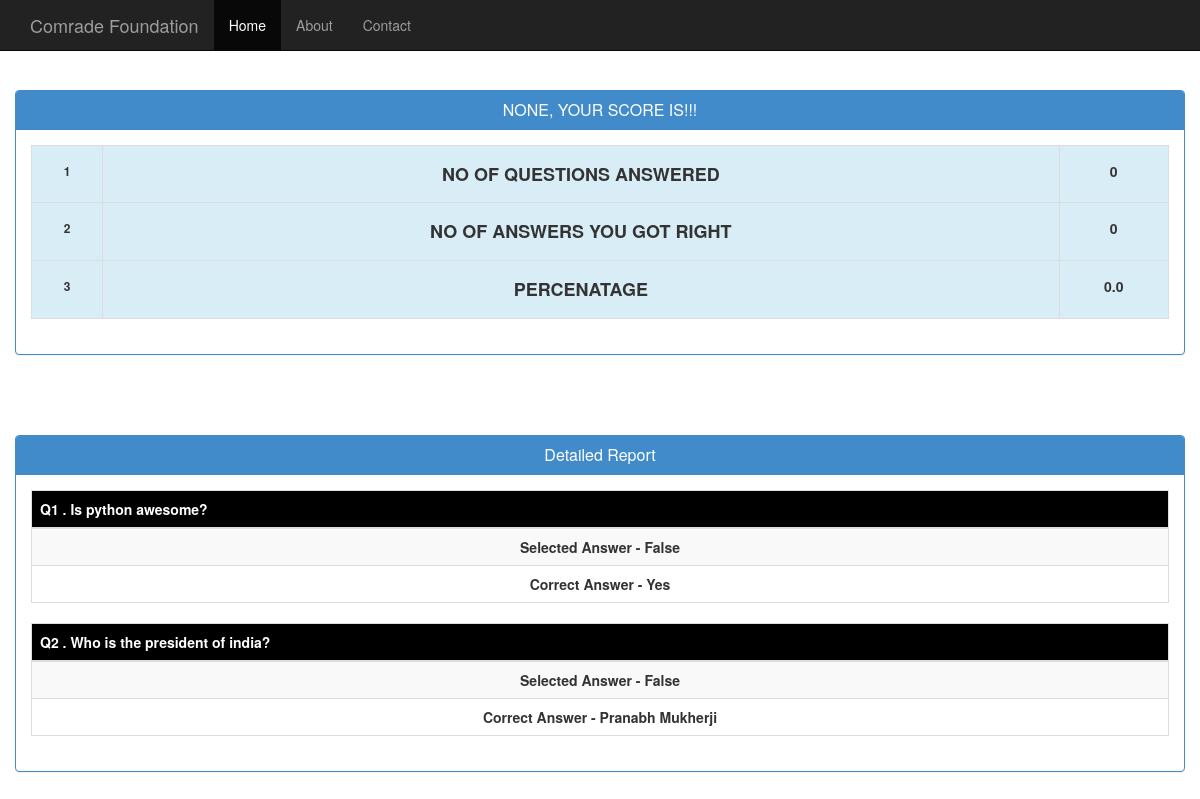
The app's page /quiz/result/, older data.
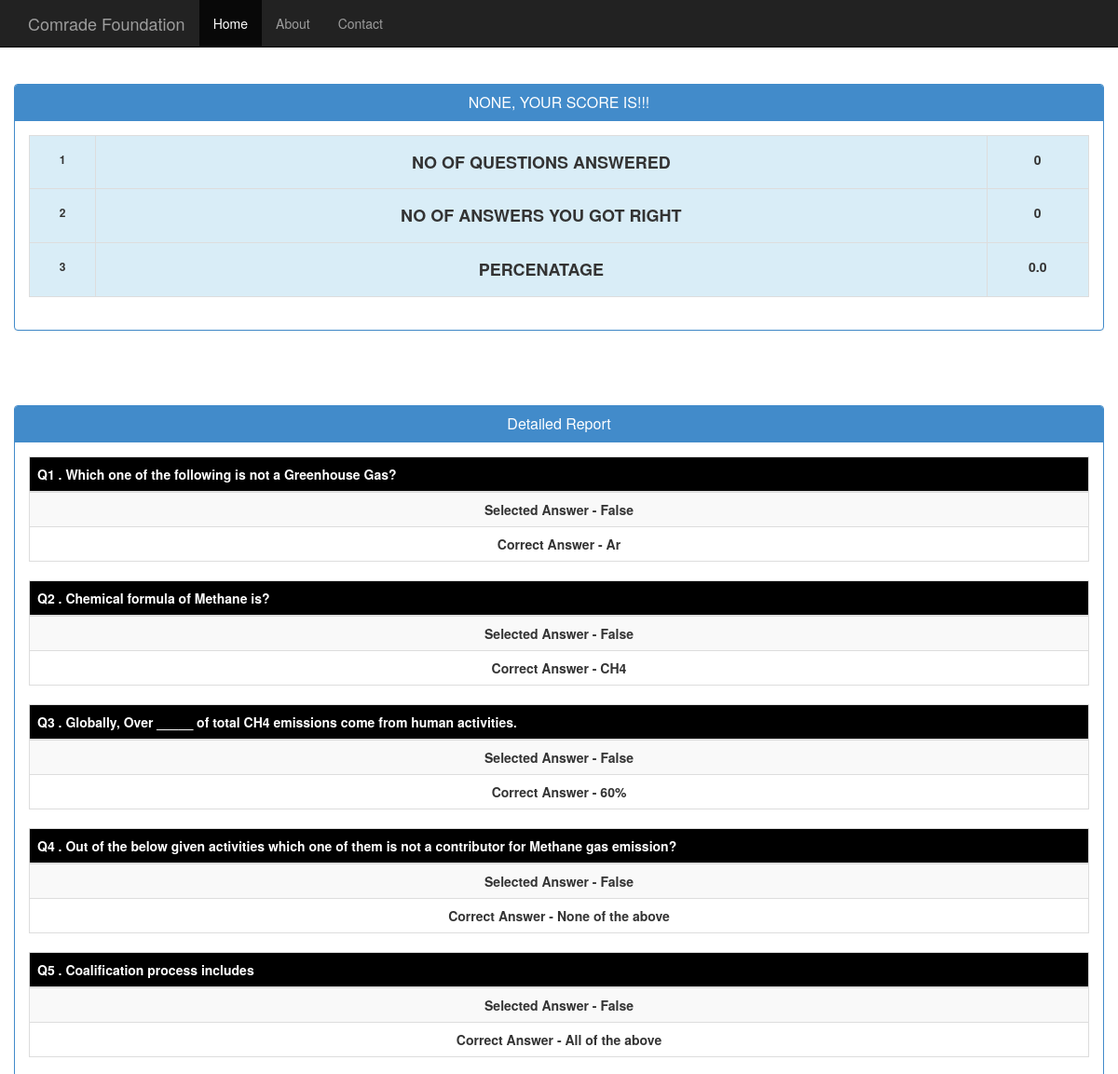
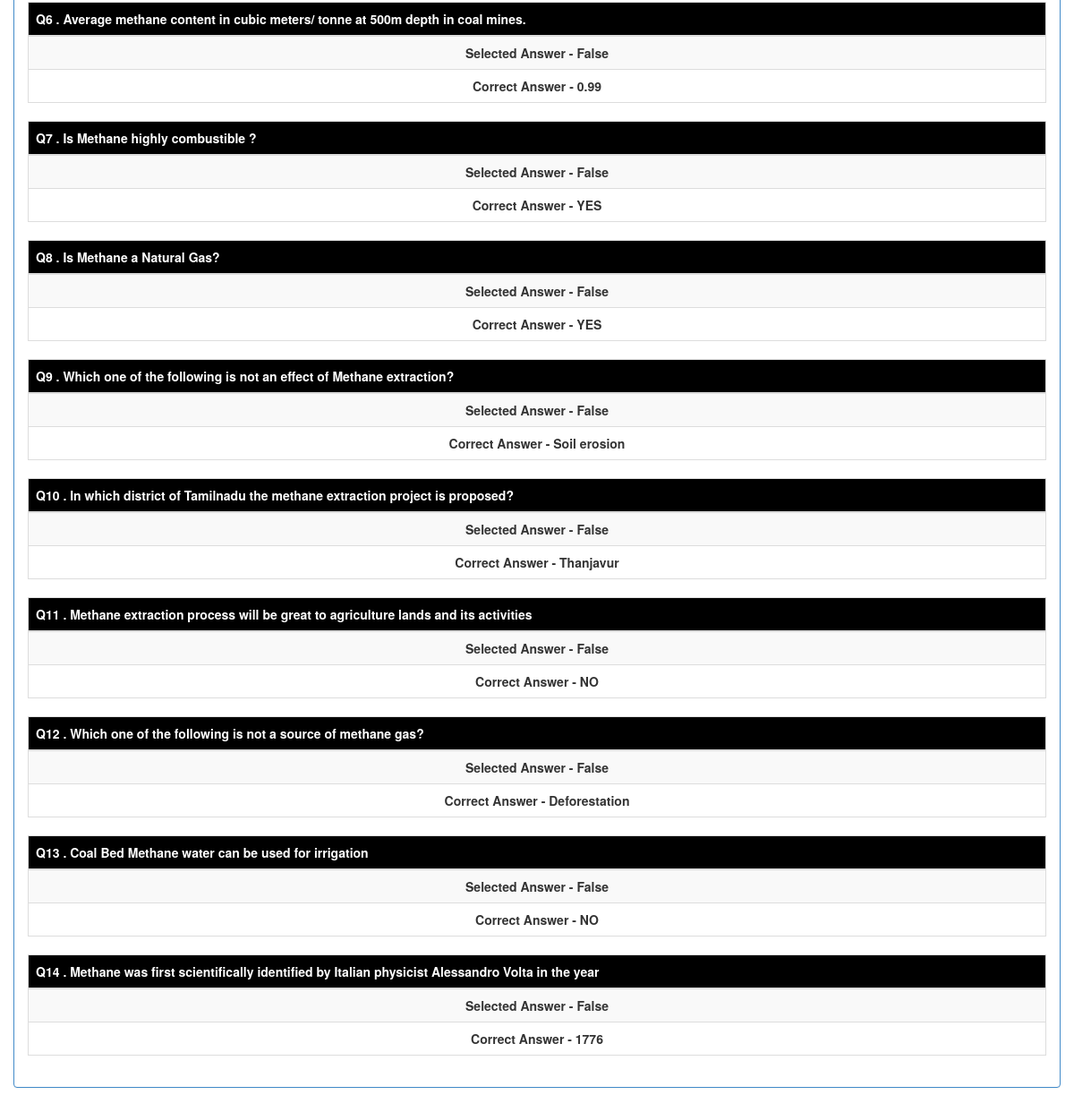
The same page, newer data (2 pictures, top to bottom).
### quiz/models.py (models this page shows, shortened)
class Question(models.Model):
    question_text = models.CharField(max_length=100)
    answer_text = models.CharField(max_length=100)

### quiz/views.py (the view)
def result(request):
    choice = {}
    print request.session.items()
    for i in questions:
        key = str(i.id)
        choice[i] = request.session.get(key, False)
    quest_answered = len([v for v in choice.values() if v])
    correct_answer_count = 0
    for k, v in choice.items():
        if v:
            if k.answer_text.strip() == str(v).strip():
                correct_answer_count += 1
    percentage = (correct_answer_count / 14)*100
    result_dict = {'No of questions answered': quest_answered,
                   'No of answers you got right': correct_answer_count,
                   'Percenatage': percentage}
    context = {'question_list': questions,
               'choice_': choice,
               'result_dict': result_dict,
               'name': request.session.get("name"),
               }
    request.session.flush()
    return render(request, 'quiz/results.html', context)

### quiz/templates/quiz/results.html (shortened to what this page needs)
{% extends 'base.html' %}
{% block content %}
{% if question_list %}
<div class="panel panel-primary">
    <div class="panel-heading">
        <h1 class="panel-title text-uppercase"> {{ name }}, Your Score is!!! </h1>
    </div>
    <div class="panel-body">
        <table class="table table-hover table-bordered">
            <tbody>
                {% for k,v in result_dict.items %}
                    <tr class="info">
                        <td>
                            <h6> <strong> {{ forloop.counter }} </strong></h6>
                        </td>
                        <td >
                            <h4>
                                <p class="text-uppercase">
                                    <strong> {{ k }} </strong>
                                </p>
                            </h4>
                        </td>
                        <td>
                            <h5><strong> {{ v }} </strong></h5>
                        </td>
                    </tr>
                {% endfor %}
            </tbody>
        </table>
    </div>
</div>
<div class="panel panel-primary">
    <div class="panel-heading">
        <h1 class="panel-title">Detailed Report </h1>
    </div>
    <div class="panel-body">
        {% for k,v in choice_.items %}
            <table class="table table-striped table-bordered">
                <thead style="background-color: black">
                    <tr>
                        <th>
                            <font color="white">Q{{forloop.counter}} . {{ k.question_text }} </font>
                        </th>
                    </tr>
                </thead>
                <tbody>
                    <tr>
                        <td>
                            <strong> Selected Answer - {{ v }} </strong>
                        </td>
                    </tr>
                    <tr>
                        <td>
                            <strong> Correct Answer  - {{k.answer_text}} </strong>
                        </td>
                    </tr>
                </tbody>
            </table>
        {% endfor %}
    </div>
</div>
{% endif %}
{% endblock %}

### quiz/templates/base.html (shortened to what this page needs)
<!DOCTYPE html>
<html lang="en">
  <head>
    <link href="/static/css/bootstrap.min.css" rel="stylesheet">
    <link href="/static/css/starter-template.css" rel="stylesheet">
  </head>
  <body>
    <nav class="navbar navbar-inverse navbar-fixed-top" role="navigation">
      <div class="container">
        <div class="navbar-header">
          <a class="navbar-brand" href="#">Comrade Foundation</a>
        </div>
        <div id="navbar" class="collapse navbar-collapse">
          <ul class="nav navbar-nav">
            <li class="active"><a href="#">Home</a></li>
            <li><a href="#about">About</a></li>
            <li><a href="#contact">Contact</a></li>
          </ul>
        </div>
      </div>
    </nav>
      <div class="starter-template">
          {% block content %}{% endblock%}
      </div>
  </body>
</html>

### static/static/css/starter-template.css (style rules this page uses)
body { padding-top: 50px; }
.starter-template { padding: 40px 15px; text-align: center; }

Row changes from the older to the newer data that the page shows:
removed Question: question_text "Who is the president of india?", v "False", answer_text "Pranabh Mukherji"
changed Question: question_text "Is python awesome?" → "Which one of the following is not a Greenhouse Gas?"; answer_text "Yes" → "Ar"
added Question: question_text "Chemical formula of Methane is?", v "False", answer_text "CH4"
added Question: question_text "Globally, Over _____ of total CH4 emissions come from human activities.", v "False", answer_text "60%"
added Question: question_text "Out of the below given activities which one of them is not a contributor for Methane gas emission?", v "False", answer_text "None of the above"
added Question: question_text "Coalification process includes", v "False", answer_text "All of the above"
added Question: question_text "Average methane content in cubic meters/ tonne at 500m depth in coal mines.", v "False", answer_text "0.99"
added Question: question_text "Is Methane highly combustible ?", v "False", answer_text "YES"
added Question: question_text "Is Methane a Natural Gas?", v "False", answer_text "YES"
added Question: question_text "Which one of the following is not an effect of Methane extraction?", v "False", answer_text "Soil erosion"
added Question: question_text "In which district of Tamilnadu the methane extraction project is proposed?", v "False", answer_text "Thanjavur"
added Question: question_text "Methane extraction process will be great to agriculture lands and its activities", v "False", answer_text "NO"
added Question: question_text "Which one of the following is not a source of methane gas?", v "False", answer_text "Deforestation"
added Question: question_text "Coal Bed Methane water can be used for irrigation", v "False", answer_text "NO"
added Question: question_text "Methane was first scientifically identified by Italian physicist Alessandro Volta in the year", v "False", answer_text "1776"
